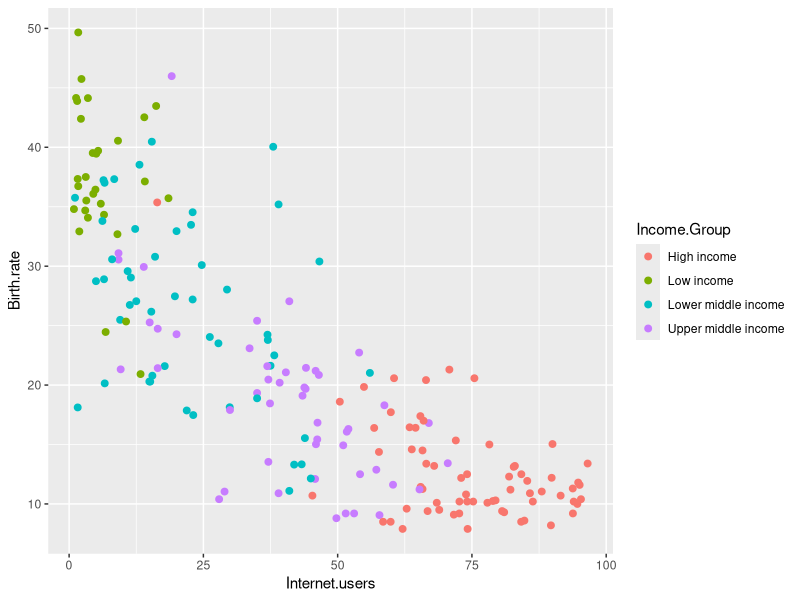

This chart was generated by the following R code:
## ---- chunk 1
library(ggplot2)
## ---- chunk 2
stats <- read.csv("DemographicData.csv")
## ---- chunk 3
#Looking at the structure of the Data
str(stats)

#First Six Observations
head(stats)

#Last Six Observations
tail(stats)

#Summary of dataset
summary(stats)

#The Countries where birth rate is greater than 40 and internet users are less than 2%
stats[stats$Birth.rate > 40 & stats$Internet.users <2,]
## ---- chunk 4
qplot(data=stats,x= Internet.users, y = Birth.rate, color = Income.Group,size=I(2))
